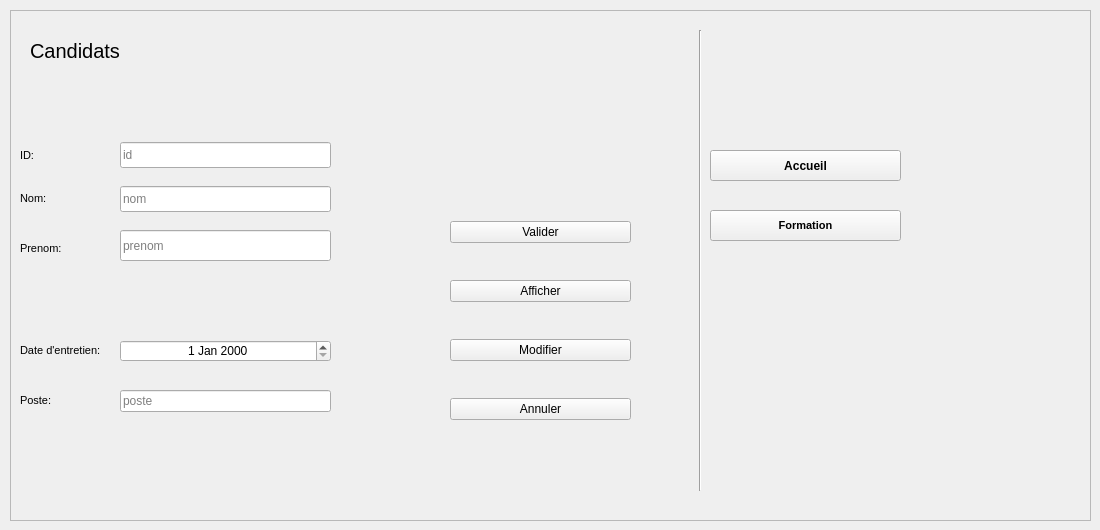
        <widget class="QWidget" name="tab_17">
         <attribute name="title">
          <string>Candidats</string>
         </attribute>
         <widget class="QFrame" name="frame">
          <property name="geometry">
           <rect>
            <x>10</x>
            <y>10</y>
            <width>1081</width>
            <height>511</height>
           </rect>
          </property>
          <property name="frameShape">
           <enum>QFrame::StyledPanel</enum>
          </property>
          <property name="frameShadow">
           <enum>QFrame::Raised</enum>
          </property>
          <widget class="QLineEdit" name="le_prenom">
           <property name="geometry">
            <rect>
             <x>110</x>
             <y>220</y>
             <width>211</width>
             <height>31</height>
            </rect>
           </property>
           <property name="placeholderText">
            <string>prenom</string>
           </property>
          </widget>
          <widget class="QLabel" name="entretien">
           <property name="geometry">
            <rect>
             <x>20</x>
             <y>30</y>
             <width>231</width>
             <height>21</height>
            </rect>
           </property>
           <property name="font">
            <font>
             <pointsize>15</pointsize>
            </font>
           </property>
           <property name="text">
            <string>Candidats</string>
           </property>
          </widget>
          <widget class="QPushButton" name="pb_formation">
           <property name="geometry">
            <rect>
             <x>700</x>
             <y>200</y>
             <width>191</width>
             <height>31</height>
            </rect>
           </property>
           <property name="font">
            <font>
             <pointsize>8</pointsize>
             <weight>75</weight>
             <bold>true</bold>
            </font>
           </property>
           <property name="text">
            <string>Formation</string>
           </property>
          </widget>
          <widget class="Line" name="line">
           <property name="geometry">
            <rect>
             <x>680</x>
             <y>20</y>
             <width>20</width>
             <height>461</height>
            </rect>
           </property>
           <property name="orientation">
            <enum>Qt::Vertical</enum>
           </property>
          </widget>
          <widget class="QWidget" name="layoutWidget">
           <property name="geometry">
            <rect>
             <x>440</x>
             <y>180</y>
             <width>181</width>
             <height>261</height>
            </rect>
           </property>
           <layout class="QVBoxLayout" name="verticalLayout_2">
            <item>
             <widget class="QPushButton" name="pb_valider">
              <property name="text">
               <string>Valider</string>
              </property>
              <property name="icon">
               <iconset resource="img.qrc">
                <normaloff>:/ajouter.png</normaloff>:/ajouter.png</iconset>
              </property>
             </widget>
            </item>
            <item>
             <widget class="QPushButton" name="pb_afficher">
              <property name="text">
               <string>Afficher</string>
              </property>
              <property name="icon">
               <iconset resource="img.qrc">
                <normaloff>:/reafficher.png</normaloff>:/reafficher.png</iconset>
              </property>
             </widget>
            </item>
            <item>
             <widget class="QPushButton" name="pb_modifier_2">
              <property name="text">
               <string>Modifier</string>
              </property>
              <property name="icon">
               <iconset resource="img.qrc">
                <normaloff>:/modifier.png</normaloff>:/modifier.png</iconset>
              </property>
             </widget>
            </item>
            <item>
             <widget class="QPushButton" name="pb_annuler">
              <property name="text">
               <string>Annuler</string>
              </property>
             </widget>
            </item>
           </layout>
          </widget>
          <widget class="QLabel" name="ID">
           <property name="geometry">
            <rect>
             <x>10</x>
             <y>135</y>
             <width>71</width>
             <height>21</height>
            </rect>
           </property>
           <property name="font">
            <font>
             <pointsize>8</pointsize>
            </font>
           </property>
           <property name="text">
            <string>ID:</string>
           </property>
          </widget>
          <widget class="QLabel" name="Nom">
           <property name="geometry">
            <rect>
             <x>10</x>
             <y>180</y>
             <width>55</width>
             <height>16</height>
            </rect>
           </property>
           <property name="font">
            <font>
             <pointsize>8</pointsize>
            </font>
           </property>
           <property name="text">
            <string>Nom:</string>
           </property>
          </widget>
          <widget class="QLabel" name="Prenom">
           <property name="geometry">
            <rect>
             <x>10</x>
             <y>230</y>
             <width>81</width>
             <height>16</height>
            </rect>
           </property>
           <property name="font">
            <font>
             <pointsize>8</pointsize>
            </font>
           </property>
           <property name="text">
            <string>Prenom:</string>
           </property>
          </widget>
          <widget class="QLabel" name="Date_de_entretien">
           <property name="geometry">
            <rect>
             <x>10</x>
             <y>330</y>
             <width>101</width>
             <height>21</height>
            </rect>
           </property>
           <property name="font">
            <font>
             <pointsize>8</pointsize>
            </font>
           </property>
           <property name="text">
            <string>Date d'entretien:</string>
           </property>
          </widget>
          <widget class="QLabel" name="Poste">
           <property name="geometry">
            <rect>
             <x>10</x>
             <y>380</y>
             <width>71</width>
             <height>21</height>
            </rect>
           </property>
           <property name="font">
            <font>
             <pointsize>8</pointsize>
            </font>
           </property>
           <property name="text">
            <string>Poste:</string>
           </property>
          </widget>
          <widget class="QLineEdit" name="le_id">
           <property name="geometry">
            <rect>
             <x>110</x>
             <y>132</y>
             <width>211</width>
             <height>26</height>
            </rect>
           </property>
           <property name="placeholderText">
            <string>id</string>
           </property>
          </widget>
          <widget class="QLineEdit" name="le_nom">
           <property name="geometry">
            <rect>
             <x>110</x>
             <y>176</y>
             <width>211</width>
             <height>26</height>
            </rect>
           </property>
           <property name="placeholderText">
            <string>nom</string>
           </property>
          </widget>
          <widget class="QDateEdit" name="de_date">
           <property name="geometry">
            <rect>
             <x>110</x>
             <y>330</y>
             <width>211</width>
             <height>22</height>
            </rect>
           </property>
           <property name="alignment">
            <set>Qt::AlignCenter</set>
           </property>
          </widget>
          <widget class="QPushButton" name="pb_acceuil">
           <property name="geometry">
            <rect>
             <x>700</x>
             <y>140</y>
             <width>191</width>
             <height>31</height>
            </rect>
           </property>
           <property name="font">
            <font>
             <weight>75</weight>
             <bold>true</bold>
            </font>
           </property>
           <property name="text">
            <string>Accueil</string>
           </property>
          </widget>
          <widget class="QLineEdit" name="le_poste">
           <property name="geometry">
            <rect>
             <x>110</x>
             <y>380</y>
             <width>211</width>
             <height>22</height>
            </rect>
           </property>
           <property name="placeholderText">
            <string>poste</string>
           </property>
          </widget>
         </widget>
        </widget>
